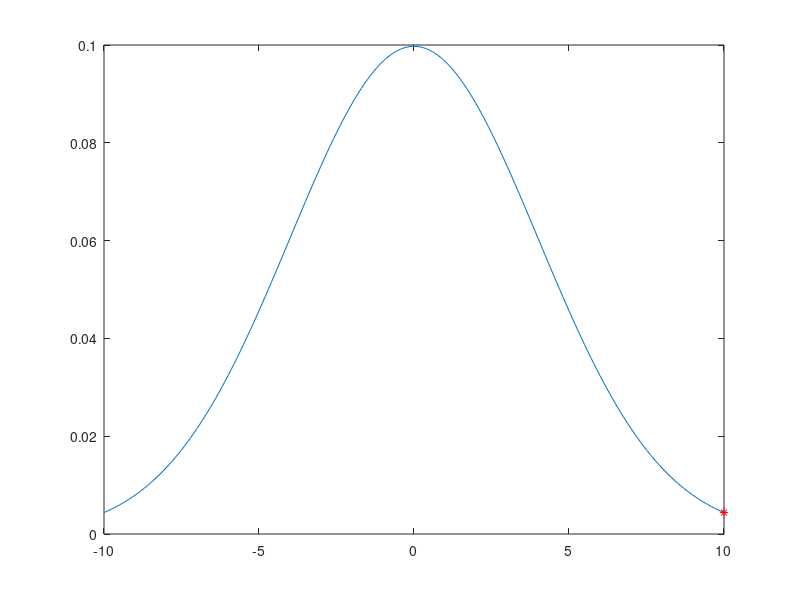

The MATLAB source for this figure:
function pdfpractice();

close all;
clear all;

% vals={'beta' 
% 'bino' 
% 'chi2' 
% 'exp' 
% 'ev' 
% 'f' 
% 'gam' 
% 'gev' 
% 'gp' 
% 'geo' 
% 'hyge'
% 'logn'
% 'nbin' 
% 'ncf'
% 'nct' 
% 'ncx2' 
% 'norm' 
% 'poiss' 
% 'rayl' 
% 't' 
% 'unif' 
% 'unid' 
% 'wbl' };


% for the normal it is X, mean 
X=-10:0.1:10;
mew=0;
sig=4;


Y = pdf('norm',X,mew,sig);
plot(X,Y)

for Xval=-10:0.05:10
    try delete(temp);
    end
    
    Yval=(mod(Xval,2)+1)*(1/(sig*sqrt(2*pi))*exp(-(Xval-mew)^2/(2*(sig)^2)));
    hold on;
    temp=plot(Xval,Yval,'r*');
    pause(0.1)
end

